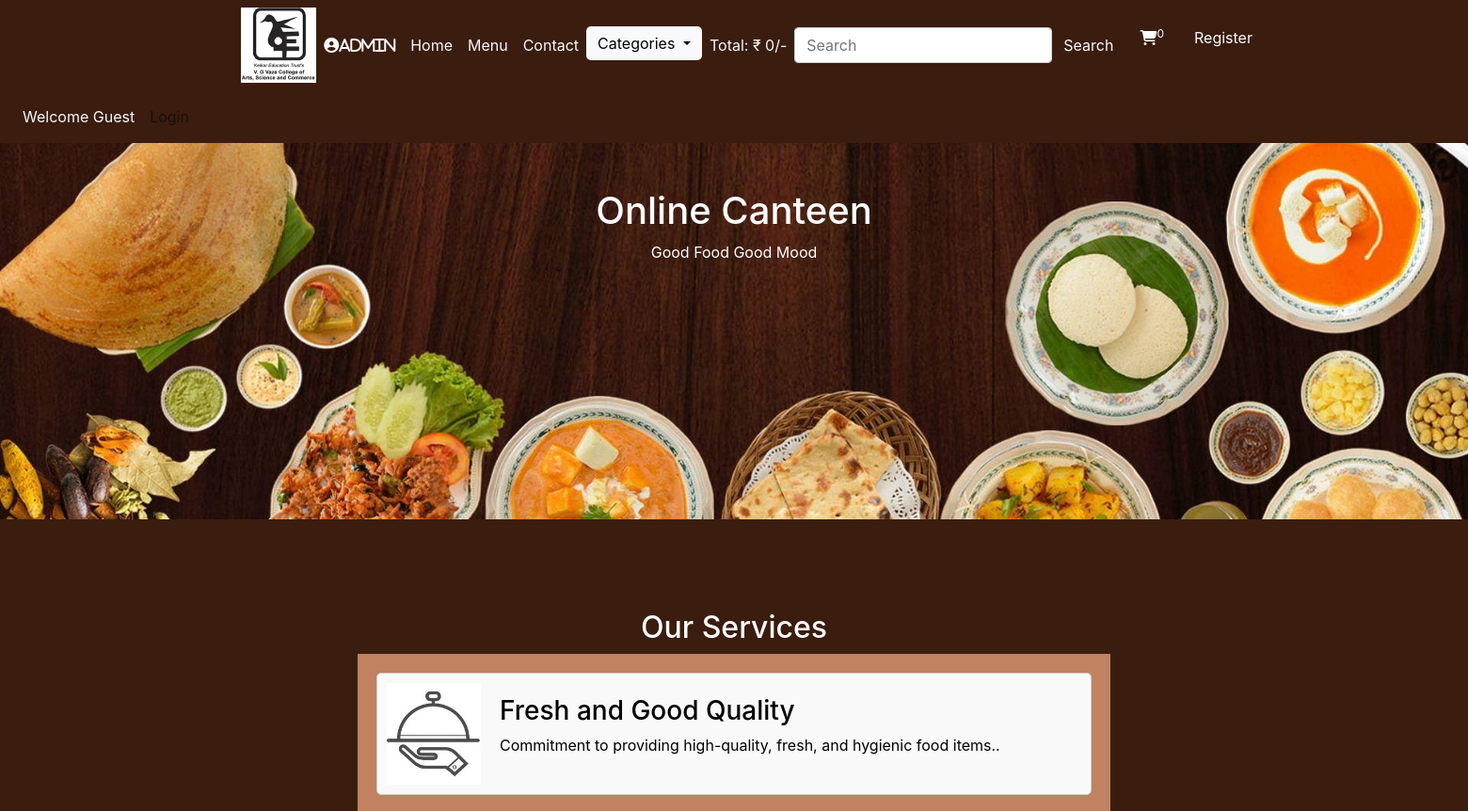
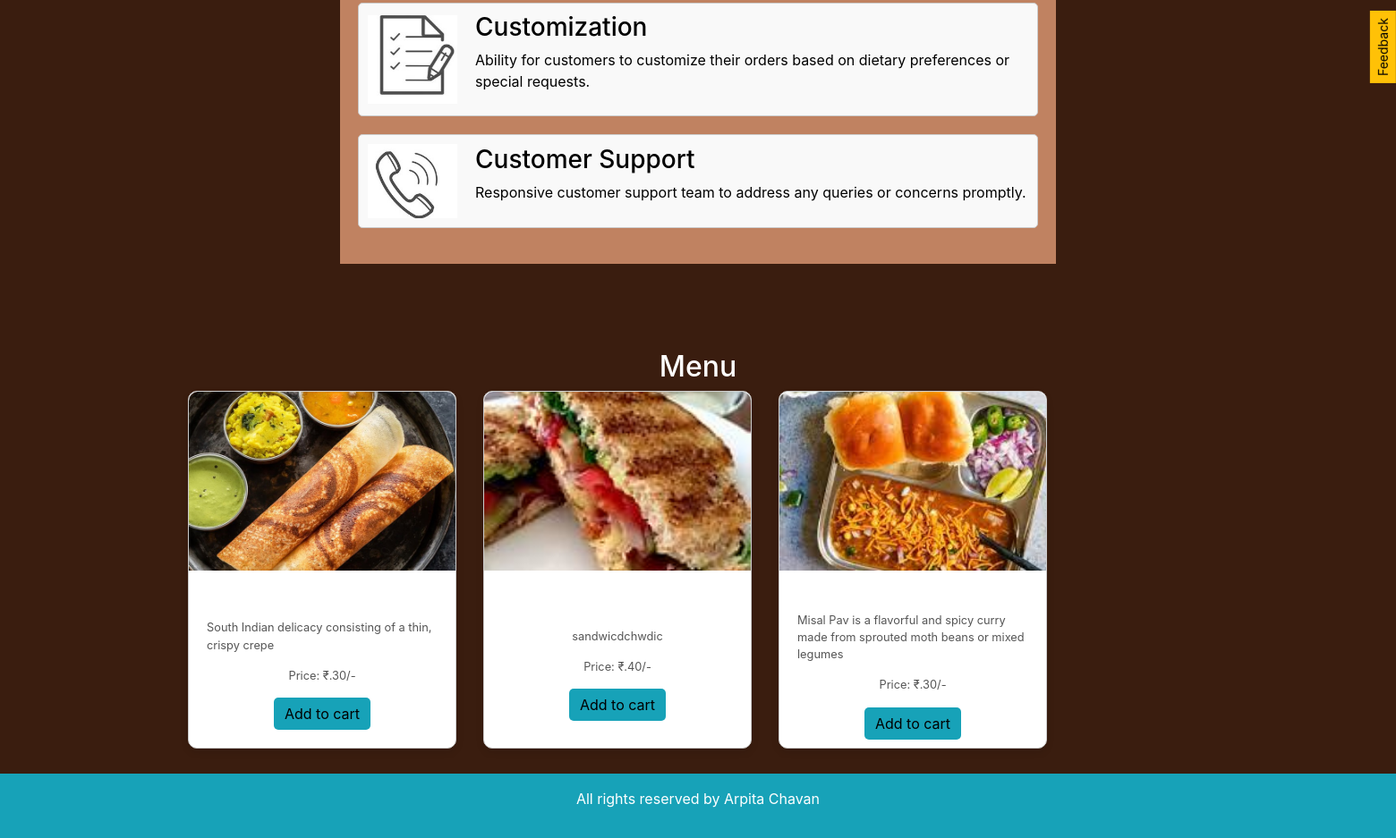
The page /canteen/index.php on the database its author committed (2 pictures, top to bottom).
### tables this page shows
CREATE TABLE `products` (
  `product_id` int(11) NOT NULL,
  `product_title` varchar(100) NOT NULL,
  `product_description` varchar(100) NOT NULL,
  `product_keywords` varchar(255) NOT NULL,
  `category_id` int(11) NOT NULL,
  `product_image` varchar(255) NOT NULL,
  `product_price` varchar(100) NOT NULL,
  `date` timestamp NOT NULL DEFAULT current_timestamp() ON UPDATE current_timestamp(),
  `status` varchar(100) NOT NULL
);

### canteen/functions/common_function.php (the view, shortened to what this page needs)
<?php
 function getproducts(){
    global $con;
    if(!isset($_GET['category'])){
    $select_query="Select * from products order by rand() LIMIT 0,3";
    $result_query=mysqli_query($con,$select_query);
    while($row=mysqli_fetch_assoc($result_query)){
      $product_id=$row['product_id'];
      $product_title=$row['product_title'];
      $product_description=$row['product_description'];
      $product_image=$row['product_image'];
      $product_price=$row['product_price'];
      echo "<div class='col-md-4 mb-2'>
      <div class='card'>
            <img src='./admin/product_images/$product_image' class='card-img-top' alt='$product_title'>
            <div class='card-body'>
              <h5 class='card-title'>$product_title</h5>
              <p class='card-text'>$product_description</p>
              <p class='card-text'>Price: ₹.$product_price/-</p>
              <a href='index.php?add_to_cart=$product_id' class='btn btn-info'>Add to cart</a>
            </div>
          </div>
          </div>";
    }
    }
}
function getIPAddress(){
  if(!empty($_SERVER['HTTP_CLIENT_IP'])){
      $ip = $_SERVER['HTTP_CLIENT_IP'];
  }
  elseif(!empty($_SERVER['HTTP_X_FORWORDED_FOR'])){
      $ip = $_SERVER['HTTP_X_FORWARDED_FOR'];
  }
  else{
    $ip = $_SERVER['REMOTE_ADDR'];
  }
  return $ip;
}
function cart_item(){
  if(isset($_GET['add_to_cart'])){
    global $con;
    $get_ip_add = getIPAddress();
    $select_query="Select * from cart_details where ip_address='$get_ip_add'";
    $result_query=mysqli_query($con,$select_query);
    $count_cart_items=mysqli_num_rows($result_query);
    }else{
      global $con;
      $get_ip_add = getIPAddress();
      $select_query="Select * from cart_details where ip_address='$get_ip_add'";
      $result_query=mysqli_query($con,$select_query);
      $count_cart_items=mysqli_num_rows($result_query);
    }
    echo $count_cart_items;
  }
function total_cart_price(){
  $total_price=0;
  echo $total_price;
}
?>

### canteen/style.css (style rules this page uses)
* { margin: 0; padding: 0; box-sizing: border-box; }
.card-img-top { width: 100%; height: 200%; object-fit: contain; }

### canteen/index.php (style rules this page uses)
body { overflow-x:hidden; background:#3A1D0F; color:white; }
.card { width: 300px; height: 400px; border: 1px solid #ccc; border-radius: 10px; margin-bottom: 20px; box-shadow: 0 4px 8px rgba(0, 0, 0, 0.1); }
.card-img-top { width: 100%; height: 200px; object-fit: cover; border-top-left-radius: 10px; border-top-right-radius: 10px; }
.card-body { height: 200px; display: flex; flex-direction: column; justify-content: center; align-items: center; }
.card-title { font-size: 1.25rem; margin-bottom: 10px; }
.card-text { color: #555; font-size: 0.8rem; margin-bottom: 15px; }
.btn { color: black; border: none; border-radius: 5px; text-decoration: none; transition: background-color 0.3s ease; }

### rows shown on the page
products: product_image (picture), product_description "South Indian delicacy consisting of a thin, crispy crepe", product_price "30"
products: product_image+product_title (picture), product_description "sandwicdchwdic", product_price "40"
products: product_image (picture), product_description "Misal Pav is a flavorful and spicy curry made from sprouted moth beans or mixed legumes", product_price "30"

### other values the page prints
$total_price "0"
$count_cart_items "0"
